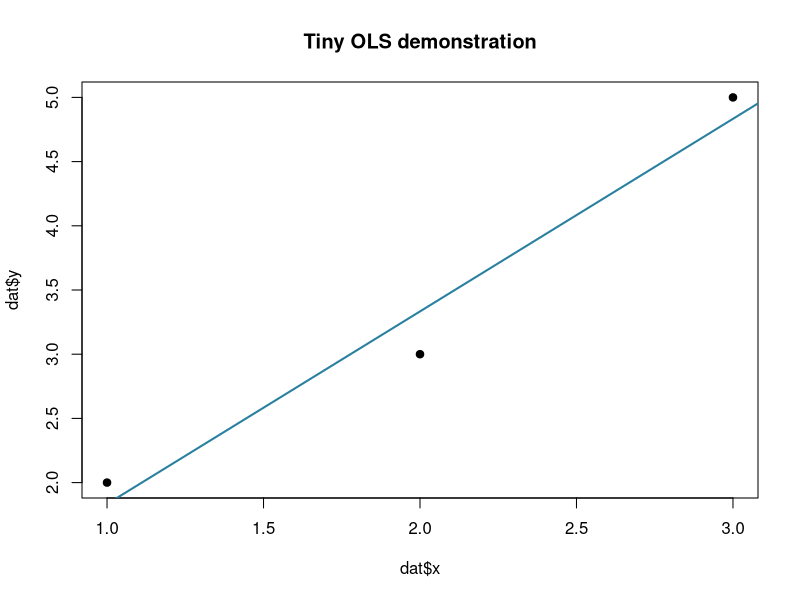
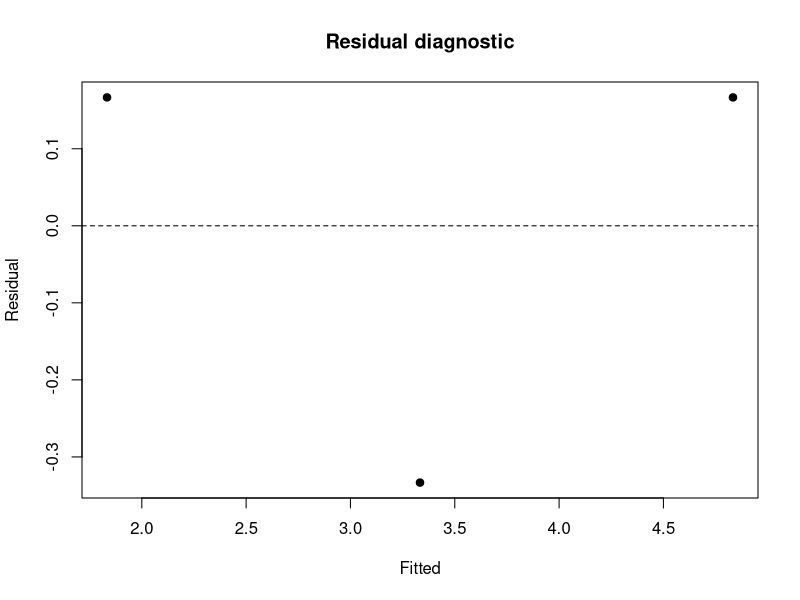

Here is the R script that generated these plots, in order:
# LearningAI • ISLR (James et al., R edition) • independent demonstration
# Synthetic observations; NO copied textbook data, code, or empirical results.
# Run: Rscript islr-ch03.R     (base R only)
set.seed(2026)
dat <- data.frame(x=c(1,2,3),y=c(2,3,5))
m <- lm(y~x,data=dat)
cat('OLS slope/intercept:',coef(m),'\n')
cat('Residual sum of squares:',sum(residuals(m)^2),'\n')
cat('R-squared:',summary(m)$r.squared,'\n')
plot(dat$x,dat$y,pch=19,main='Tiny OLS demonstration')
abline(m,col='#287fa0',lwd=2)
plot(fitted(m),residuals(m),pch=19,main='Residual diagnostic',xlab='Fitted',ylab='Residual')
abline(h=0,lty=2)
